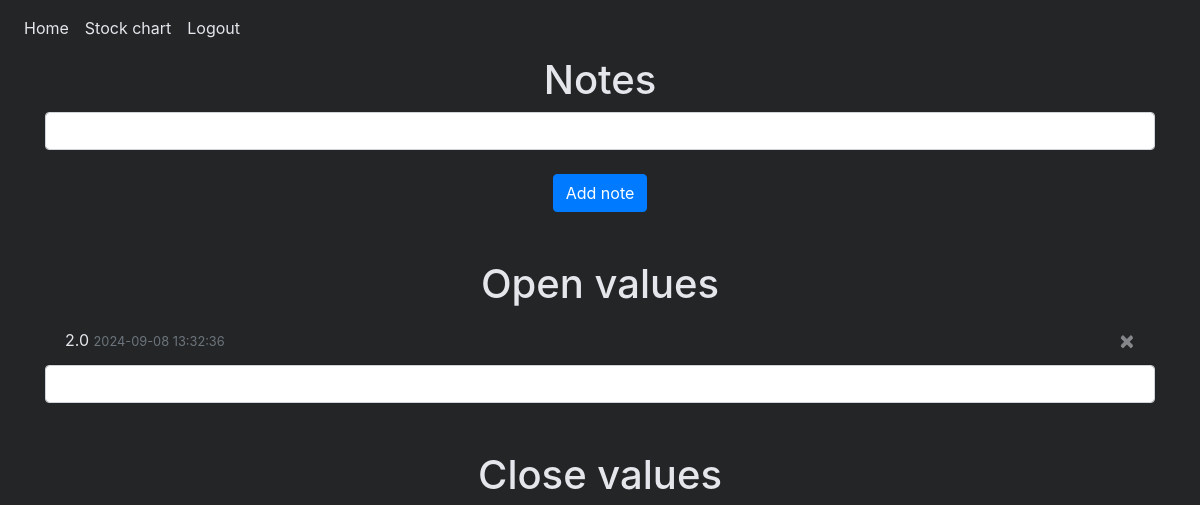
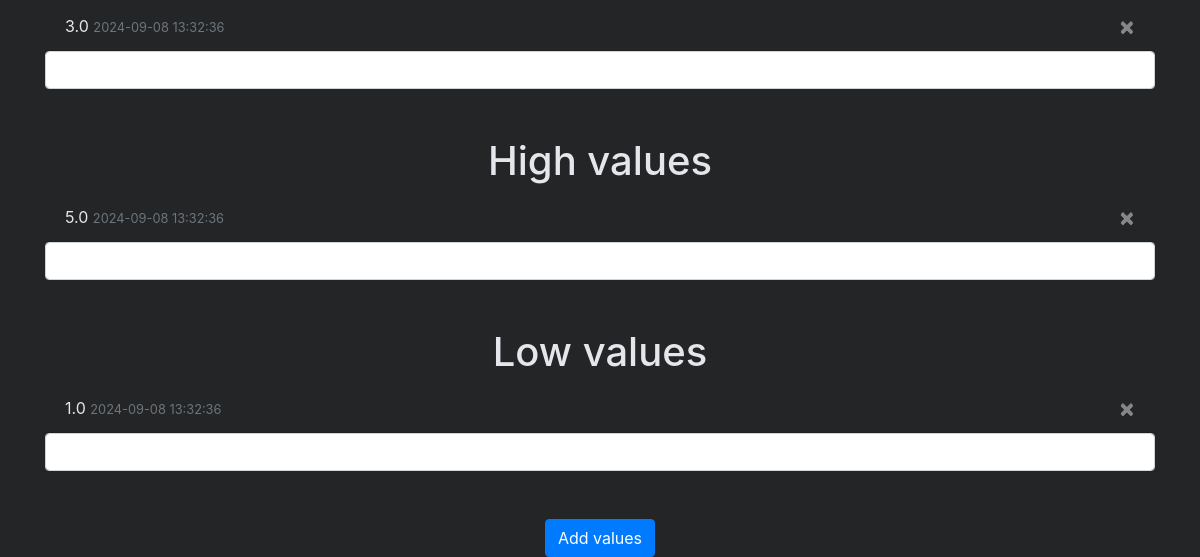
Page / (signed in) on the earlier database version (2 pictures, top to bottom).
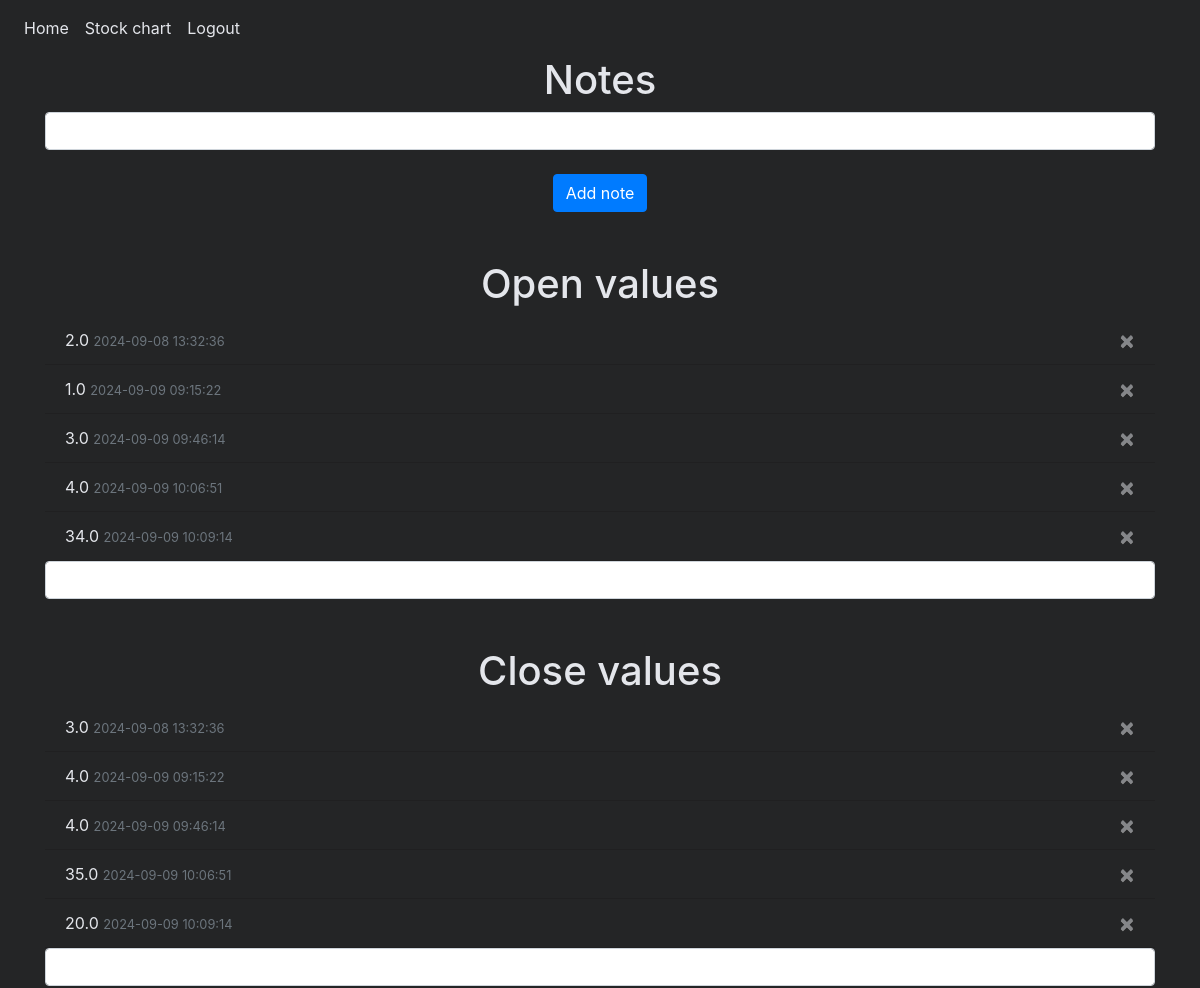
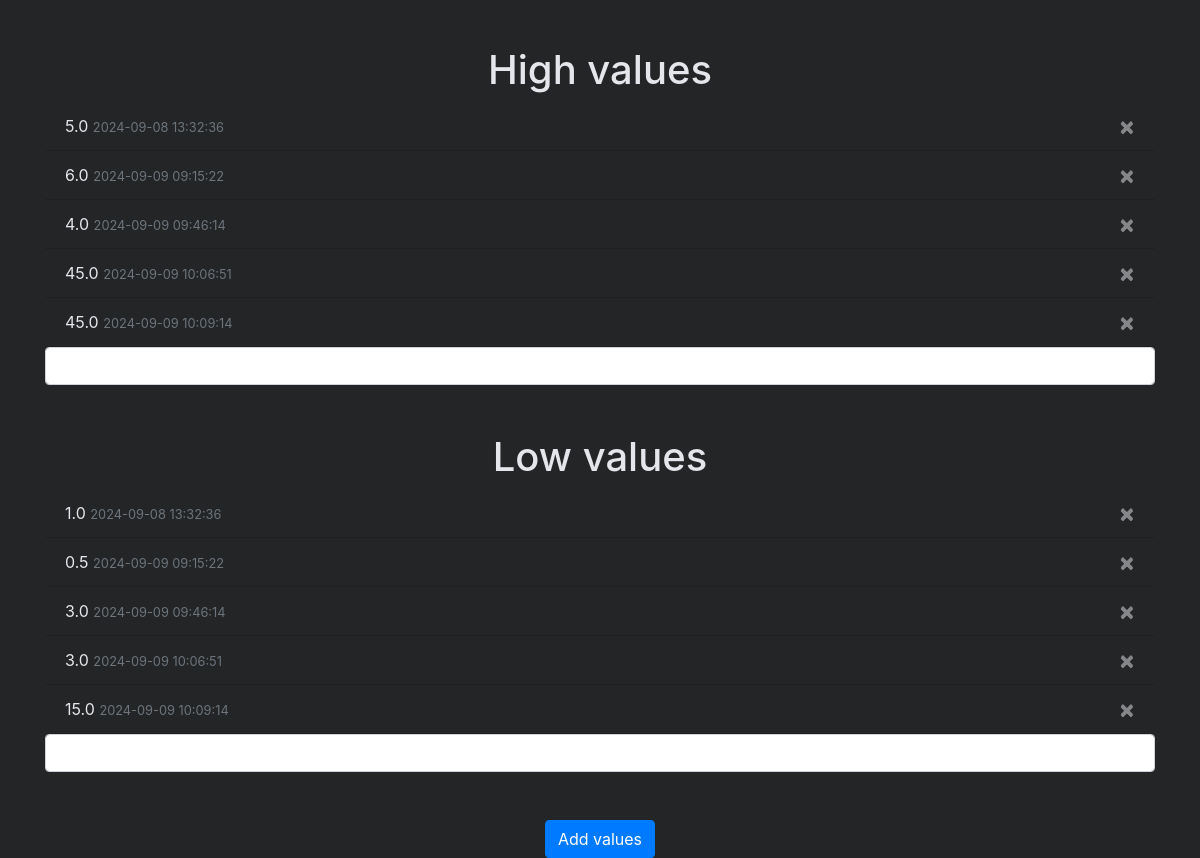
Same page on the later database version (2 pictures, top to bottom).
### website/models.py (models this page shows)
class OpenValue(db.Model):
    id = db.Column(db.Integer, primary_key=True)
    data = db.Column(db.Float)
    date = db.Column(db.DateTime(timezone=True), default=func.now())
    user_id = db.Column(db.Integer, db.ForeignKey('user.id'))

class CloseValue(db.Model):
    id = db.Column(db.Integer, primary_key=True)
    data = db.Column(db.Float)
    date = db.Column(db.DateTime(timezone=True), default=func.now())
    user_id = db.Column(db.Integer, db.ForeignKey('user.id'))

class High(db.Model):
    id = db.Column(db.Integer, primary_key=True)
    data = db.Column(db.Float)
    date = db.Column(db.DateTime(timezone=True), default=func.now())
    user_id = db.Column(db.Integer, db.ForeignKey('user.id'))

class Low(db.Model):
    id = db.Column(db.Integer, primary_key=True)
    data = db.Column(db.Float)
    date = db.Column(db.DateTime(timezone=True), default=func.now())
    user_id = db.Column(db.Integer, db.ForeignKey('user.id'))

### website/views.py (the view, shortened to what this page needs)
@views.route('/', methods=['GET', 'POST'])
@login_required
def home():
    return render_template("home.html", user=current_user)

### website/__init__.py (called while the page is built)
def create_app():
    app = Flask(__name__)
    app.config['SECRET_KEY'] = 'asd'
    app.config['SQLALCHEMY_DATABASE_URI'] = f'sqlite:///{DB_NAME}'
    db.init_app(app)
    migrate.init_app(app, db)
    from .views import views
    from .auth import auth
    app.register_blueprint(views, url_prefix='/')
    app.register_blueprint(auth, url_prefix='/')
    from .models import User, Note, CloseValue, OpenValue, High, Low
    with app.app_context():
        db.create_all()
    login_manager = LoginManager()
    login_manager.login_view = 'auth.login'
    login_manager.init_app(app)
    @login_manager.user_loader
    def load_user(id):
        return User.query.get(int(id))
    return app

### website/templates/home.html (shortened to what this page needs)
{% extends "base.html" %}
{% block content %}
<h1 align="center">Notes</h1>
<form method="POST">
  <input name="note" id="note" class="form-control" step="any" required>
  <br />
  <div align="center">
    <button type="submit" class="btn btn-primary">Add note</button>
  </div>
</form>
<form method="POST">
<br />
<br />
<h1 align="center">Open values</h1>
<ul class="list-group list-group-flush" id="open_values">
  {% for open_v in user.open_values %}
  <li class="list-group-item">
    {{ open_v.data }} <small class="text-muted">{{ open_v.date.strftime('%Y-%m-%d %H:%M:%S') }}</small>
    <button type="button" class="close" onClick="deleteOpenValue({{ open_v.id }})">
        <span aria-hidden="true" id="cross">&times;</span>
    </button>
  </li>
  {% endfor %}
</ul>
  <input name="open_v" id="open_v" class="form-control" step="any" required>
<br />
<br />
<h1 align="center">Close values</h1>
<ul class="list-group list-group-flush" id="close_values">
  {% for close in user.close_values %}
  <li class="list-group-item">
    {{ close.data }} <small class="text-muted">{{ close.date.strftime('%Y-%m-%d %H:%M:%S') }}</small>
    <button type="button" class="close" onClick="deleteCloseValue({{ close.id }})">
        <span aria-hidden="true" id="cross">&times;</span>
    </button>
  </li>
  {% endfor %}
</ul>
  <input name="close" id="close" class="form-control" step="any" required>
<br />
<br />
<h1 align="center">High values</h1>
<ul class="list-group list-group-flush" id="highs">
  {% for high in user.highs %}
  <li class="list-group-item">
    {{ high.data }} <small class="text-muted">{{ high.date.strftime('%Y-%m-%d %H:%M:%S') }}</small>
    <button type="button" class="close" onClick="deleteHigh({{ high.id }})">
        <span aria-hidden="true" id="cross">&times;</span>
    </button>
  </li>
  {% endfor %}
</ul>
  <input name="high" id="high" class="form-control" step="any" required>
<br />
<br />
<h1 align="center">Low values</h1>
<ul class="list-group list-group-flush" id="lows">
  {% for low in user.lows %}
  <li class="list-group-item">
    {{ low.data }} <small class="text-muted">{{ low.date.strftime('%Y-%m-%d %H:%M:%S') }}</small>
    <button type="button" class="close" onClick="deleteLow({{ low.id }})">
        <span aria-hidden="true" id="cross">&times;</span>
    </button>
  </li>
  {% endfor %}
</ul>
  <input name="low" id="low" class="form-control" step="any" required>
<br />
<br />
<div align="center">
  <button type="submit" class="btn btn-primary">Add values</button>
</div>
</form>
{% endblock %}

### website/templates/base.html (shortened to what this page needs)
<!DOCTYPE html>
<html lang="en">
<head>
    <link
    rel="stylesheet"
    href="https://stackpath.bootstrapcdn.com/bootstrap/4.4.1/css/bootstrap.min.css"
/>
    <link
    rel="stylesheet"
    href="https://stackpath.bootstrapcdn.com/font-awesome/4.7.0/css/font-awesome.min.css"
/>
    <link rel="stylesheet" href="static/style.css">
</head>
<body>
    <nav class="navbar navbar-expand-lg navbar-light">
        <div class="collapse navbar-collapse" id="navbar">
            <div class="navbar-nav">
                {% if user.is_authenticated %}
                <a class="nav-item nav-link" id="home" href="/">Home</a>
                <a class="nav-item nav-link" id="stock" href="/stock">Stock chart</a>
                <a class="nav-item nav-link" id="logout" href="/logout">Logout</a>
                {% else %}
                <a class="nav-item nav-link" id="login" href="/login">Login</a>
                <a class="nav-item nav-link" id="sign-up" href="/sign-up">Sign Up</a>
                {% endif %}
            </div>
        </div>
    </nav>
    <div class="container">
        {% block content %}
        {% endblock %}
    </div>
</body>
</html>

### website/static/style.css (style rules this page uses)
body { background-color: #242526; }
h1 { color: #E4E6EB; }
#login, #logout, #sign-up, #stock, #home { color: #E4E6EB; }
.list-group-item { background-color: #242526; color: #E4E6EB; }
#cross { color: #E4E6EB; }

Differences in the rows shown:
added OpenValue: data "1.0", date "2024-09-09 09:15:22"
added OpenValue: data "3.0", date "2024-09-09 09:46:14"
added OpenValue: data "4.0", date "2024-09-09 10:06:51"
added OpenValue: data "34.0", date "2024-09-09 10:09:14"
added CloseValue: data "4.0", date "2024-09-09 09:15:22"
added CloseValue: data "4.0", date "2024-09-09 09:46:14"
added CloseValue: data "35.0", date "2024-09-09 10:06:51"
added CloseValue: data "20.0", date "2024-09-09 10:09:14"
added High: data "6.0", date "2024-09-09 09:15:22"
added High: data "4.0", date "2024-09-09 09:46:14"
added High: data "45.0", date "2024-09-09 10:06:51"
added High: data "45.0", date "2024-09-09 10:09:14"
added Low: data "0.5", date "2024-09-09 09:15:22"
added Low: data "3.0", date "2024-09-09 09:46:14"
added Low: data "3.0", date "2024-09-09 10:06:51"
added Low: data "15.0", date "2024-09-09 10:09:14"
